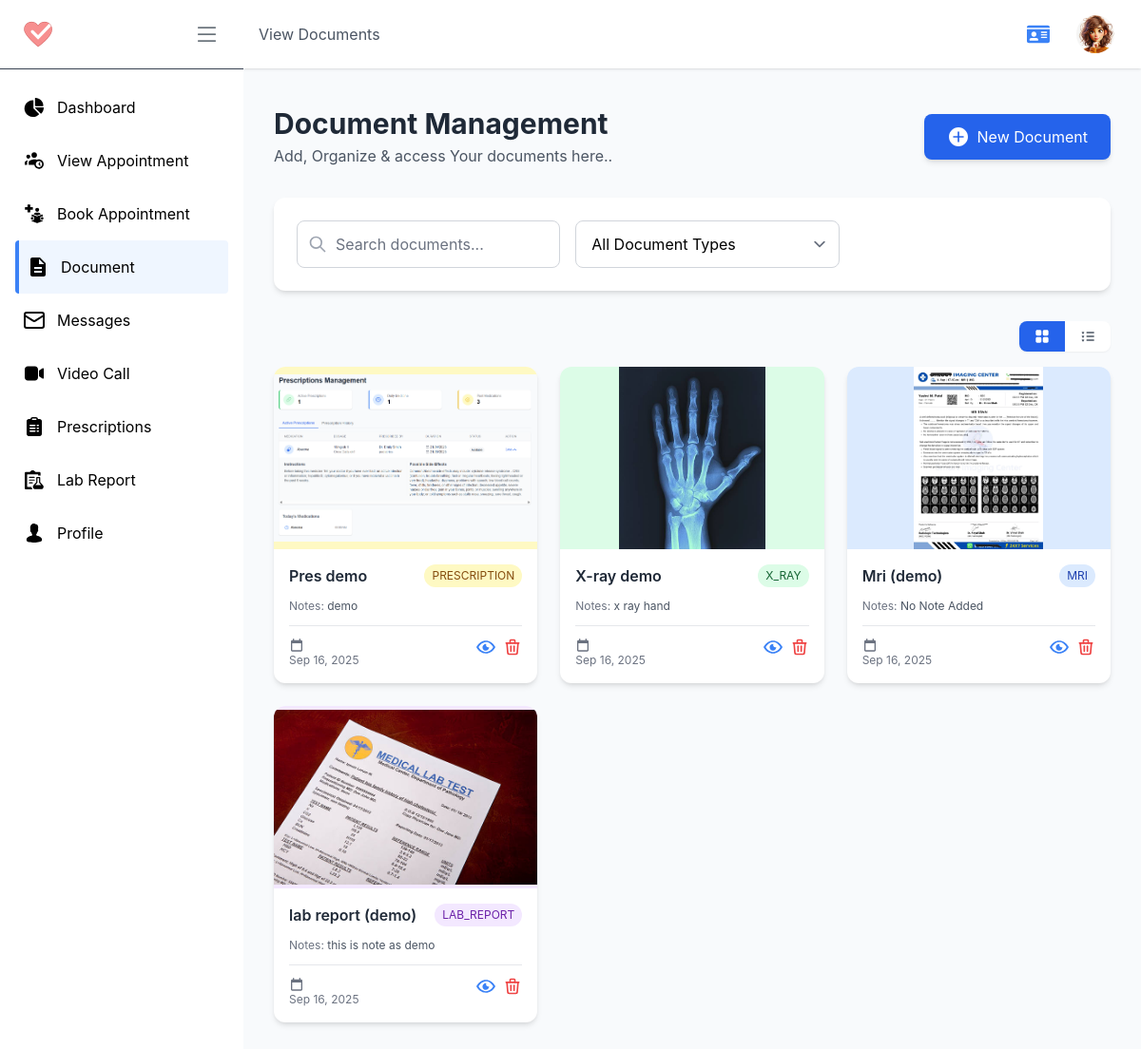
The app's page /p/document/ (signed in) with its own data.
### account/models.py (models this page shows, shortened)
class Profile(models.Model):
    user = models.OneToOneField(User, on_delete=models.CASCADE, related_name="profile")
    role = models.CharField(max_length=10, choices=USER_ROLES, default='patient')
    profile_pic = models.ImageField(upload_to='profile_pictures/', default='profile_pictures/default.jpg')
    phone_regex = RegexValidator(regex=r'^\+?1?\d{9,15}$', message="Phone number must be entered in the format: '+999999999'. Up to 15 digits allowed.")
    ph_number = models.CharField(validators=[phone_regex], max_length=16, blank=True) # validators should be a list
    address = models.CharField(max_length=255, blank=True)
    date_of_birth = models.DateField(null=True, blank=True)
    gender = models.CharField(max_length=10, choices=[('male', 'Male'), ('female', 'Female'), ('other', 'Other')], blank=True)
    email_notification = models.BooleanField(default=True)
    sms_notification = models.BooleanField(default=True)
    reminders = models.BooleanField(default=True)
    token = models.CharField(max_length=255, blank=True, null=True)
    token_expiry = models.DateTimeField(null=True, blank=True)
    created_at = models.DateTimeField(auto_now_add=True)
    updated_at = models.DateTimeField(auto_now=True)
    is_active = models.BooleanField(default=True)
    is_verified = models.BooleanField(default=False)

### patient/models.py (models this page shows, shortened)
class Documents(models.Model):
    profile = models.ForeignKey(Profile, on_delete=models.CASCADE, related_name="patients_documents")
    nick_name = models.CharField(max_length=255, blank=True)
    doc_type = models.CharField(max_length=100, blank=True)
    notes = models.TextField(blank= True)
    from_our_clinic = models.BooleanField(default=False)
    file = models.FileField(upload_to='patients_documents/', blank=True)
    created_at = models.DateTimeField(auto_now_add=True, blank=True)
    updated_at = models.DateTimeField(auto_now=True, blank=True)
    def is_image(self):
        mime_type, _ = guess_type(self.file.url)
        return mime_type and mime_type.startswith('image')

### patient/views.py (the view, shortened to what this page needs)
# urls.py: path('document/', ViewDocument, name='viewDocument'),
@login_required_with_message(login_url='account:login', message="You need to log in to View Your Files/ Document.", only=['patient'])
def ViewDocument(request: HttpRequest):
    path = reverse('patient:viewDocument')
    profile: Profile = Profile.objects.get(user=request.user)
    documents: Documents = Documents.objects.filter(profile= profile).order_by('-created_at')
    context= {
        'profile': profile,
        'documents' : documents
    }
    return render(request, 'pages/patient/view_document.html', context)

### templates/pages/patient/view_document.html (shortened to what this page needs)
{% extends "pages/patient/P_base.html" %}
{% load choose_color %}
{% load static %}
{% block pageof %} View Documents {% endblock pageof %}
{% block linkPageof %} {% url 'patient:viewDocument' %}{% endblock linkPageof %}
{% block content %}
<section>
    <div class="container mx-auto px-4 sm:px-6 lg:px-8 py-10">
        <div class="flex flex-col sm:flex-row justify-between items-center mb-8">
            <div class="mb-4 sm:mb-0">
                <h1 class="text-3xl font-bold text-gray-800">Document Management</h1>
                <p class="text-gray-600 mt-1">Add, Organize & access Your documents here..</p>
            </div>
            <div>
                <button id="addDocumentBtn"
                    class="bg-blue-600 text-white px-6 py-3 rounded-lg hover:bg-blue-700 transition-colors duration-300 shadow-md flex items-center">
                    New Document
                </button>
            </div>
        </div>
        <div class="bg-white rounded-xl shadow-md p-6 mb-8 fade-in">
            <div class="flex flex-col lg:flex-row gap-4">
                <div class="w-full lg:w-1/3">
                    <div class="relative">
                        <svg class="w-5 h-5 absolute left-3 top-1/2 transform -translate-y-1/2 text-gray-400"
                            viewBox="0 0 24 24" fill="none" xmlns="http://www.w3.org/2000/svg">
                            <path d="M21 21l-6-6m2-5a7 7 0 11-14 0 7 7 0 0114 0z" stroke="currentColor" stroke-width="2"
                                stroke-linecap="round" stroke-linejoin="round" />
                        </svg>
                        <input id="searchInput"
                            class="w-full pl-10 pr-4 py-3 rounded-lg border border-gray-300 focus:ring-2 focus:ring-blue-500 focus:border-transparent"
                            type="search" placeholder="Search documents..." aria-label="Search">
                    </div>
                </div>
                <div class="w-full lg:w-1/3">
                    <select id="documentTypeFilter"
                        class="w-full py-3 pl-4 pr-8 rounded-lg border border-gray-300 focus:ring-2 focus:ring-blue-500 focus:border-transparent">
                        <option value="">All Document Types</option>
                    </select>
                </div>
            </div>
        </div>
        <div class="flex justify-end mb-4 fade-in">
            <div class="bg-white rounded-lg shadow-sm inline-flex">
                <button id="gridViewBtn" class="px-4 py-2 rounded-l-lg bg-blue-600 text-white">
                </button>
                <button id="listViewBtn" class="px-4 py-2 rounded-r-lg  text-gray-600 ">
                </button>
            </div>
        </div>
        <div id="gridView" class="grid grid-cols-1 sm:grid-cols-2 lg:grid-cols-3 xl:grid-cols-4 gap-6 mb-8 fade-in">
            {% for doc in documents %}
                <div class="document-card bg-white rounded-xl shadow-md overflow-hidden">
                    <div class="h-48 {% get_doc_type_color doc.doc_type 'bg' %} flex items-center justify-center">
                            {% if doc.is_image %}
                                <img src="{{ doc.file.url }}" alt="{{ doc.nick_name }}" class="w-fit h-full object-contain">
                            {% endif %}
                    </div>
                    <div class="p-4">
                        <div class="flex justify-between items-start mb-3">
                            <h3 class="font-semibold text-gray-800
                            truncate"> {{ doc.nick_name|slice:":30" }}{% if doc.nick_name|length > 30 %}…{% endif %}
                                </h3>
                            <span class=" {% get_doc_type_color doc.doc_type 'both' %}
                            text-xs px-2 py-1 rounded-full">{{ doc.doc_type }}</span>
                        </div>
                        <div class=" mb-3" >
                            <p class="text-xs text-gray-500">Notes:
                                <span class="notes_ text-gray-600" >
                                    {{doc.notes| default:"No Note Added"}}
                                </span>
                            </p>
                        </div>
                        <div class="border-t pt-3 flex justify-between">
                            <span class="text-xs text-gray-500">
                                {{ doc.created_at|date:"M d, Y" }}
                            </span>
                            <div class="flex space-x-2">
                                <a href="{{ doc.file.url }}" target='_blank' class="text-blue-500 hover:text-blue-700" title="View">
                                </a>
                                <form method="POST" action="{% url 'patient:deleteDocument' doc.id %}" onsubmit="return confirm('Are you sure you want to delete this document?');">
                                    <button type="submit" class="text-red-500 hover:text-red-700" title="Delete">
                                    </button>
                                </form>
                            </div>
                        </div>
                    </div>
                </div>
            {% empty %}
                <p class="col-span-full text-gray-500">No documents uploaded yet.</p>
            {% endfor %}
        </div>
    </div>
</section>
{% endblock content %}

### templates/pages/patient/P_base.html (shortened to what this page needs)
{% load static %}
{% load url_resolver %}
<!DOCTYPE html>
<html lang="en">
    <head>
        <link rel="stylesheet" href="{% static 'styles.css' %}" />
    </head>
    <body class="flex flex-col min-h-screen">
        <div class="flex flex-row flex-1">
            <div id="sidebarPanel"
                class="w-64 fixed inset-y-0 z-40 lg:relative bg-white h-screen transform -translate-x-full transition-transform duration-300 ease-in-out lg:translate-x-0 ">
                <div class="text-white flex-shrink-0 ">
                    <div class="flex flex-row justify-between items-center py-5 px-6 border-b border-gray-700">
                        <a href="/" class="shortBarToggle">
                            <img src="{% static 'icon-64.png' %}" alt="Logo" class="h-8 w-auto object-cover">
                        </a>
                        <button class=" p-0 ">
                        </button>
                    </div>
                    <div class="overflow-y-auto h-full ">
                        <ul class=" px-4 mt-3" id="menuList">
                            <li class="menuListItems dashboard-nav">
                                <a href="{% url 'patient:patientDashboard' %}"
                                    class=" flex items-center py-4 text-black hover:bg-blue-50 rounded px-2 no-underline  hover:border-l-4 border-blue-500 ">
                                    <span class="mr-3">
                                    </span>
                                    <span class="shortBarToggle">Dashboard</span>
                                </a>
                            </li>
                            <li class="menuListItems appointment-nav">
                                <a href="{% url 'patient:viewAppointment' %}"
                                    class=" flex items-center py-4 text-black hover:bg-blue-50 rounded px-2 no-underline  hover:border-l-4 border-blue-500 ">
                                    <span class="mr-3">
                                    </span>
                                    <span class="shortBarToggle">View Appointment</span>
                                </a>
                            </li>
                            <li class="menuListItems bookAppointment-nav">
                                <a href="{% url 'patient:bookAppointment' %}"
                                    class=" flex items-center py-4 text-black hover:bg-blue-50 rounded px-2 no-underline  hover:border-l-4 border-blue-500 ">
                                    <span class="mr-3">
                                    </span>
                                    <span class="shortBarToggle">Book Appointment</span>
                                </a>
                            </li>
                            <li class="menuListItems documnet-nav">
                                <a href="{% url 'patient:viewDocument' %}"
                                    class=" flex items-center py-4 text-black hover:bg-blue-50 rounded px-2 no-underline  hover:border-l-4 border-blue-500 ">
                                    <span class="mr-3">
                                    </span>
                                    <span class="shortBarToggle">Document</span>
                                </a>
                            </li>
                            <li class="menuListItems message-nav">
                                <a href="{% url 'patient:message' %}"
                                    class=" flex items-center py-4 text-black hover:bg-blue-50 rounded px-2 no-underline  hover:border-l-4 border-blue-500 ">
                                    <span class="mr-3">
                                        <svg xmlns="http://www.w3.org/2000/svg" class="h-6 w-6" fill="none"
                                            stroke="currentColor" stroke-width="2" stroke-linecap="round"
                                            stroke-linejoin="round" viewBox="0 0 24 24">
                                            <rect width="20" height="16" x="2" y="4" rx="2"></rect>
                                            <path d="m22 7-8.97 5.7a1.94 1.94 0 0 1-2.06 0L2 7"></path>
                                        </svg>
                                    </span>
                                    <span class="shortBarToggle">Messages</span>
                                </a>
                            </li>
                            <li class="menuListItems joinVCall-nav">
                                <a href="{% url 'patient:view_v_call' %}"
                                    class=" flex items-center py-4 text-black hover:bg-blue-50 rounded px-2 no-underline  hover:border-l-4 border-blue-500 ">
                                    <span class="mr-3">
                                    </span>
                                    <span class="shortBarToggle">Video Call</span>
                                </a>
                            </li>
                            <li class="menuListItems prescriptions-nav">
                                <a href="{% url 'patient:prescriptions' %}"
                                    class=" flex items-center py-4 text-black hover:bg-blue-50 rounded px-2 no-underline  hover:border-l-4 border-blue-500 ">
                                    <span class="mr-3">
                                    </span>
                                    <span class="shortBarToggle">Prescriptions</span>
                                </a>
                            </li>
                            <li class="menuListItems labReport-nav">
                                <a href="{% url 'patient:labReport' %}"
                                    class=" flex items-center py-4 text-black hover:bg-blue-50 rounded px-2 no-underline  hover:border-l-4 border-blue-500 ">
                                    <span class="mr-3">
                                    </span>
                                    <span class="shortBarToggle">Lab Report</span>
                                </a>
                            </li>
                            <li class="menuListItems profile-nav">
                                <a href="{% url 'patient:profile' %}"
                                    class=" flex items-center py-4 text-black hover:bg-blue-50 rounded px-2 no-underline  hover:border-l-4 border-blue-500 ">
                                    <span class="mr-3">
                                    </span>
                                    <span class="shortBarToggle">Profile</span>
                                </a>
                            </li>
                        </ul>
                    </div>
                </div>
            </div>
            <div class="flex flex-col flex-1 bg-slate-50 overflow-x-hidden">
                <header class="flex items-center justify-between px-4 py-2 bg-white shadow z-20">
                    <nav class="hidden lg:flex space-x-6 bg-white py-4">
                        <a href="{% block linkPageof %} {% endblock linkPageof %}" class="text-gray-600 hover:text-blue-500
                                no-underline">{% block pageof %} {% endblock pageof %}</a>
                    </nav>
                    <ul class="flex items-center space-x-4 ">
                        <li>
                            <a id="patientCardBtn" class="text-blue-500 text-2xl cursor-pointer">
                            </a>
                        </li>
                        <li class="px-2 sm:px-3">
                            <div class="relative group/profile-dropdown">
                                <a class="block w-10 h-10 rounded-full overflow-hidden cursor-pointer">
                                    <img src="{{ user.profile.profile_pic.url }}" class="w-full h-full object-cover"
                                        alt="profile image">
                                </a>
                            </div>
                        </li>
                    </ul>
                </header>
                {% block content %} {% endblock content %}
            </div>
        </div>
    </body>
</html>

### records on screen
Documents: file (picture), nick_name "Pres demo", doc_type "PRESCRIPTION", notes "demo", created_at "Sep 16, 2025"
Documents: file (picture), nick_name "X-ray demo", doc_type "X_RAY", notes "x ray hand", created_at "Sep 16, 2025"
Documents: file (picture), nick_name "Mri (demo)", doc_type "MRI", notes "No Note Added", created_at "Sep 16, 2025"
Documents: file (picture), nick_name "lab report (demo)", doc_type "LAB_REPORT", notes "this is note as demo", created_at "Sep 16, 2025"
